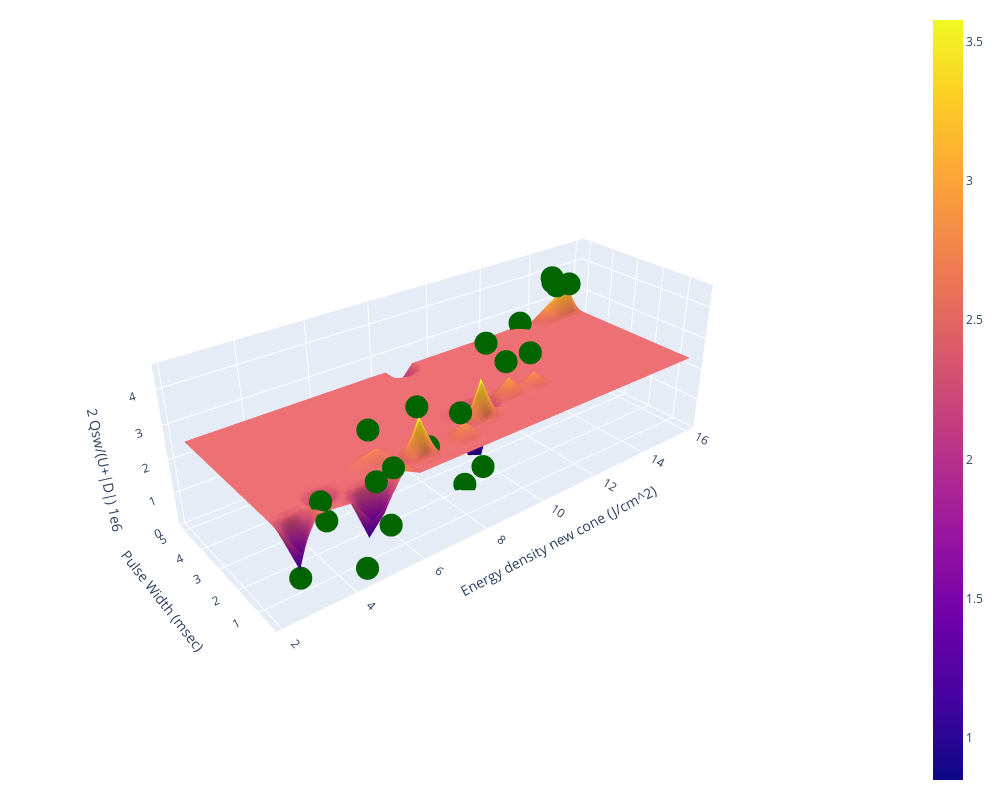
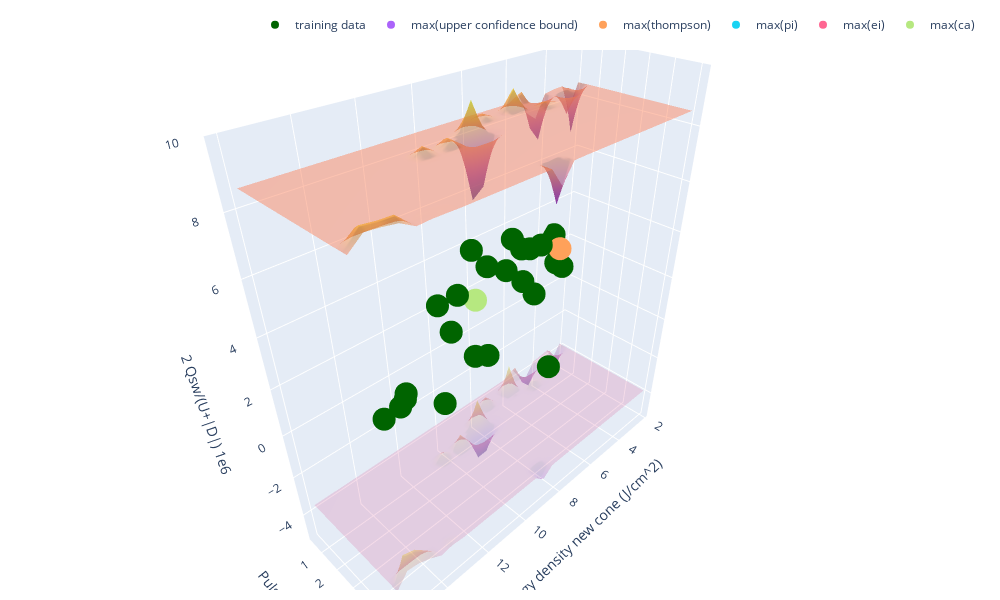

The cell these charts' notebook holds for them, in order:
### Code cell
# visualize predictions and acquistion manifolds
vis_pred(raw_train_x, raw_train_y, raw_test_grid, raw_pred_labels)
vis_acq(raw_train_x, raw_train_y, raw_test_grid, raw_pred_labels, raw_upper_surf, raw_lower_surf, acqs)

### Figure 1 — Plotly figure (JSON) as saved in the notebook; plotly's stock layout.template omitted (floating-point values rounded to 4 significant figures; data arrays with more than 128 entries replaced by an {"elided": "..."} marker saying what was removed)
{"data": [{"name": "GP regression", "x": [2.276, 2.746, 3.215, 3.685, 4.154, 4.624, 5.094, 5.563, 6.033, 6.502, 6.972, 7.441, 7.911, 8.381, 8.85, 9.32, 9.789, 10.26, 10.73, 11.2, 11.67, 12.14, 12.61, 13.08, 13.55, 14.02, 14.49, 14.95, 15.42, 15.89], "y": [0.3393, 0.5055, 0.6718, 0.8381, 1.004, 1.171, 1.337, 1.503, 1.669, 1.836, 2.002, 2.168, 2.334, 2.501, 2.667, 2.833, 2.999, 3.166, 3.332, 3.498, 3.664, 3.831, 3.997, 4.163, 4.329, 4.496, 4.662, 4.828, 4.994, 5.161], "z": {"elided": "30x30 float values"}, "type": "surface"}, {"marker": {"color": "darkgreen"}, "mode": "markers", "name": "training data", "x": [2.73, 3.4, 3.79, 6.44, 5.36, 8.99, 8.8, 14.67, 5.24, 14.89, 10.13, 4.51, 5.37, 4.88, 6.76, 7.77, 8.73, 9.38, 10.48, 11.01, 14.71, 15.44, 13.37], "y": [0.5, 0.5, 1, 1, 1.5, 1.5, 5, 5, 0.5, 5, 2, 0.5, 0.5, 0.5, 1, 1, 2, 2, 2, 2, 5, 5, 5], "z": [0.873, 2.677, 1.699, 3.805, 3.335, 4.535, 1.363, 3.841, 1.201, 3.514, 3.471, 0.2633, 2.775, 2.591, 2.58, 3.174, 0.1315, 0.4512, 2.127, 3.468, 3.686, 3.446, 2.652], "type": "scatter3d"}], "layout": {"legend": {"orientation": "h", "yanchor": "top", "y": 1.02, "xanchor": "left", "x": 1}, "margin": {"r": 20, "l": 10, "b": 10, "t": 10}, "width": 1000, "height": 800, "scene": {"xaxis": {"title": {"text": "Energy density new cone (J/cm^2)"}}, "yaxis": {"title": {"text": "Pulse Width (msec)"}}, "zaxis": {"title": {"text": "2 Qsw/(U+|D|) 1e6"}}, "camera": {"up": {"x": 0, "y": 0, "z": 1}, "center": {"x": 0, "y": 0, "z": 0}, "eye": {"x": -2, "y": -2.5, "z": 1.75}}}}}

### Figure 2 — Plotly figure (JSON) as saved in the notebook; plotly's stock layout.template omitted (floating-point values rounded to 4 significant figures; data arrays with more than 128 entries replaced by an {"elided": "..."} marker saying what was removed)
{"data": [{"opacity": 0.5, "showscale": false, "x": [2.276, 2.746, 3.215, 3.685, 4.154, 4.624, 5.094, 5.563, 6.033, 6.502, 6.972, 7.441, 7.911, 8.381, 8.85, 9.32, 9.789, 10.26, 10.73, 11.2, 11.67, 12.14, 12.61, 13.08, 13.55, 14.02, 14.49, 14.95, 15.42, 15.89], "y": [0.3393, 0.5055, 0.6718, 0.8381, 1.004, 1.171, 1.337, 1.503, 1.669, 1.836, 2.002, 2.168, 2.334, 2.501, 2.667, 2.833, 2.999, 3.166, 3.332, 3.498, 3.664, 3.831, 3.997, 4.163, 4.329, 4.496, 4.662, 4.828, 4.994, 5.161], "z": {"elided": "30x30 float values"}, "type": "surface"}, {"opacity": 0.2, "showscale": false, "x": [2.276, 2.746, 3.215, 3.685, 4.154, 4.624, 5.094, 5.563, 6.033, 6.502, 6.972, 7.441, 7.911, 8.381, 8.85, 9.32, 9.789, 10.26, 10.73, 11.2, 11.67, 12.14, 12.61, 13.08, 13.55, 14.02, 14.49, 14.95, 15.42, 15.89], "y": [0.3393, 0.5055, 0.6718, 0.8381, 1.004, 1.171, 1.337, 1.503, 1.669, 1.836, 2.002, 2.168, 2.334, 2.501, 2.667, 2.833, 2.999, 3.166, 3.332, 3.498, 3.664, 3.831, 3.997, 4.163, 4.329, 4.496, 4.662, 4.828, 4.994, 5.161], "z": {"elided": "30x30 float values"}, "type": "surface"}, {"marker": {"color": "darkgreen"}, "mode": "markers", "name": "training data", "x": [2.73, 3.4, 3.79, 6.44, 5.36, 8.99, 8.8, 14.67, 5.24, 14.89, 10.13, 4.51, 5.37, 4.88, 6.76, 7.77, 8.73, 9.38, 10.48, 11.01, 14.71, 15.44, 13.37], "y": [0.5, 0.5, 1, 1, 1.5, 1.5, 5, 5, 0.5, 5, 2, 0.5, 0.5, 0.5, 1, 1, 2, 2, 2, 2, 5, 5, 5], "z": [0.873, 2.677, 1.699, 3.805, 3.335, 4.535, 1.363, 3.841, 1.201, 3.514, 3.471, 0.2633, 2.775, 2.591, 2.58, 3.174, 0.1315, 0.4512, 2.127, 3.468, 3.686, 3.446, 2.652], "type": "scatter3d"}, {"mode": "markers", "name": "max(upper confidence bound)", "x": [8.85], "y": [1.503], "z": [2.444], "type": "scatter3d"}, {"mode": "markers", "name": "max(thompson)", "x": [4.624], "y": [1.836], "z": [3.021], "type": "scatter3d"}, {"mode": "markers", "name": "max(pi)", "x": [8.85], "y": [1.503], "z": [2.444], "type": "scatter3d"}, {"mode": "markers", "name": "max(ei)", "x": [8.85], "y": [1.503], "z": [2.444], "type": "scatter3d"}, {"mode": "markers", "name": "max(ca)", "x": [8.85], "y": [1.503], "z": [2.444], "type": "scatter3d"}], "layout": {"margin": {"r": 20, "l": 10, "b": 10, "t": 10}, "legend": {"orientation": "h", "yanchor": "bottom", "y": 1.02, "xanchor": "right", "x": 1}, "width": 1000, "height": 600, "scene": {"xaxis": {"title": {"text": "Energy density new cone (J/cm^2)"}}, "yaxis": {"title": {"text": "Pulse Width (msec)"}}, "zaxis": {"title": {"text": "2 Qsw/(U+|D|) 1e6"}}}}}
